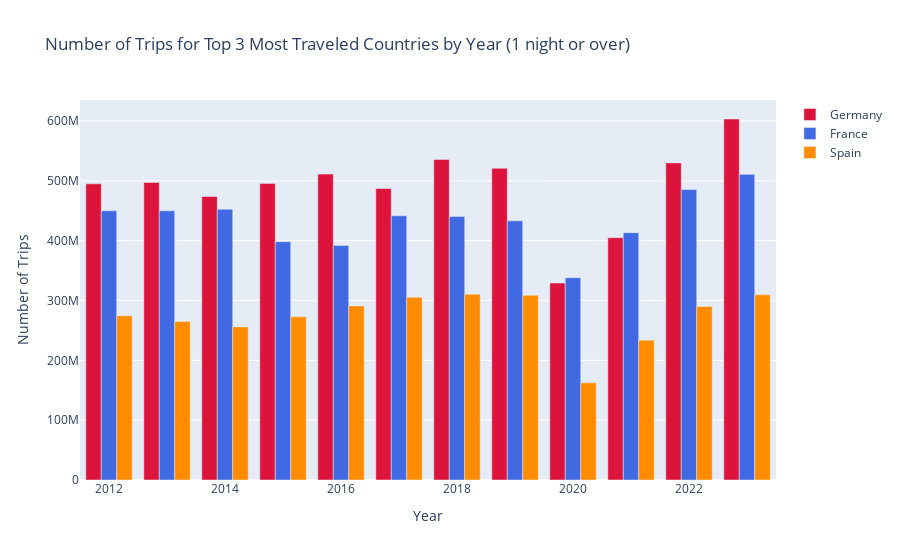

The notebook cell this image was saved under:
### Code cell
fig = go.Figure()

for country in countries:
    fig.add_trace(go.Bar(
        x = pivot_df['Year'],
        y = pivot_df[country],
        name = country,
        marker_color = colors[country]
    ))

fig.update_layout(
    barmode = 'group',
    title = 'Number of Trips for Top 3 Most Traveled Countries by Year (1 night or over)',
    xaxis_title = 'Year',
    yaxis_title = 'Number of Trips'
)

fig.show()

### Figure 1 — Plotly figure (JSON) as saved in the notebook; plotly's stock layout.template omitted (floating-point values rounded to 4 significant figures)
{"data": [{"marker": {"color": "crimson"}, "name": "Germany", "type": "bar", "x": [2012, 2013, 2014, 2015, 2016, 2017, 2018, 2019, 2020, 2021, 2022, 2023], "y": [495047972, 497164037, 473819894, 495751892, 511296156, 487154218, 535758223, 521035772, 329191395, 404983918, 530006585, 603347521]}, {"marker": {"color": "royalblue"}, "name": "France", "type": "bar", "x": [2012, 2013, 2014, 2015, 2016, 2017, 2018, 2019, 2020, 2021, 2022, 2023], "y": [450050272, 449900009, 452521191, 398313334, 392020852, 441549618, 440459824, 433136304, 338064748, 413350505, 485321500, 510836886]}, {"marker": {"color": "darkorange"}, "name": "Spain", "type": "bar", "x": [2012, 2013, 2014, 2015, 2016, 2017, 2018, 2019, 2020, 2021, 2022, 2023], "y": [274627767, 264701470, 255866630, 272822318, 290946608, 305415622, 310580348, 308633215, 162442754, 233549351, 289972054, 309582710]}], "layout": {"barmode": "group", "title": {"text": "Number of Trips for Top 3 Most Traveled Countries by Year (1 night or over)"}, "xaxis": {"title": {"text": "Year"}}, "yaxis": {"title": {"text": "Number of Trips"}}}}
